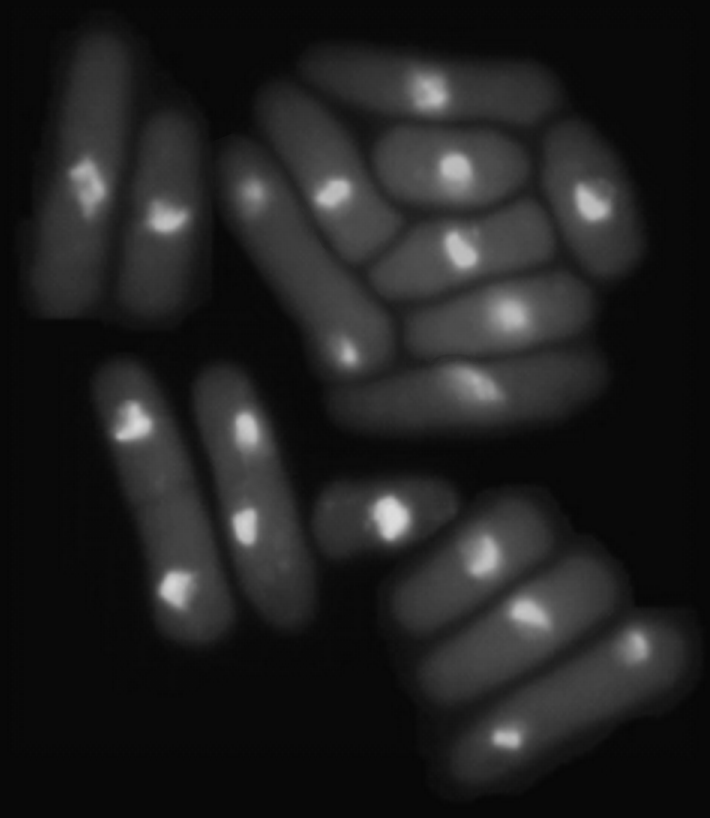
#> input picture static/images/celulas.png, 710 x 818 px
$ python v1.py
#> lines starting #> are read from the running program, lines starting #| are printed output that depends on the picture; after the words box and inside, x2 and y2 are one past the last pixel; in counts of white or black regions, pixels touching at a corner belong together
import cv2
import gray
import numpy as np

# Variables globales para gestionar las semillas
seeds = np.zeros_like(gray, dtype=np.int32)
seed_count = 0

# Carga de la imagen de células
image = cv2.imread('../../static/images/celulas.png')
#> image is the input picture: shape (818, 710, 3); min 6, max 222, mean 33.1

# Convierte la imagen a escala de grises
gray = cv2.cvtColor(image, cv2.COLOR_BGR2GRAY)
import numpy as np

# Función para agregar una semilla en el fondo
def add_background_seed(background_threshold):
    global seeds, seed_count
    _, thresholded = cv2.threshold(gray, background_threshold, 255, cv2.THRESH_BINARY)
    seeds[thresholded == 255] = seed_count + 1
    seed_count += 1


# Función para actualizar el mapa de semillas y visualizarlo
def update_seeds(threshold_value):
#> called with threshold_value = 128
    global seeds, seed_count
    _, thresholded = cv2.threshold(gray, threshold_value, 255, cv2.THRESH_BINARY)
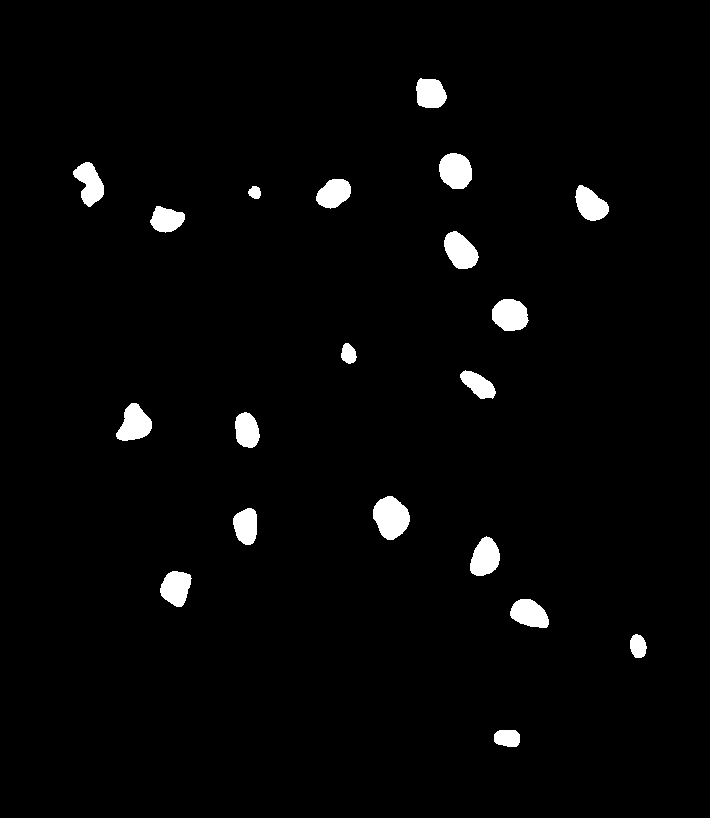
#> thresholded: shape (818, 710); 2.5% white; 20 white regions

    # Encuentra y cuenta las células segmentadas
    contours, _ = cv2.findContours(thresholded, cv2.RETR_EXTERNAL, cv2.CHAIN_APPROX_SIMPLE)
#> contours = 20 contours; largest, box (x1, y1, x2, y2) and area: (373, 496, 410, 540) 1114, (439, 153, 472, 189) 898, (492, 299, 529, 331) 882, (444, 231, 479, 269) 860, (116, 403, 152, 441) 847
    cell_count = len(contours)
#> cell_count = 20

    # Inicializa el mapa de semillas
    seeds = np.zeros_like(gray, dtype=np.int32)
    seed_count = 0

    # Agrega una semilla para el fondo
    add_background_seed(128)  # Umbral de fondo inicial

    # Asigna semillas a las células segmentadas
    for i, contour in enumerate(contours):
        cv2.drawContours(seeds, [contour], -1, (i + 1), -1)
#> this loop made 20 passes
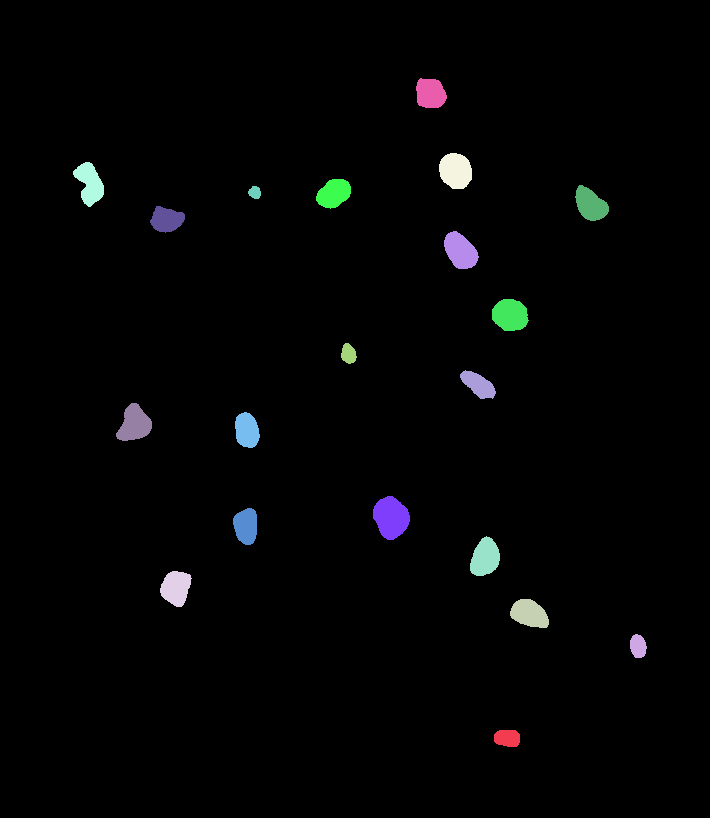
#> seeds: shape (818, 710) int32; 21 distinct labels, from 0 to 20; one colour per label, 0 black

    # Aplica watershed
    markers = cv2.watershed(image, seeds)
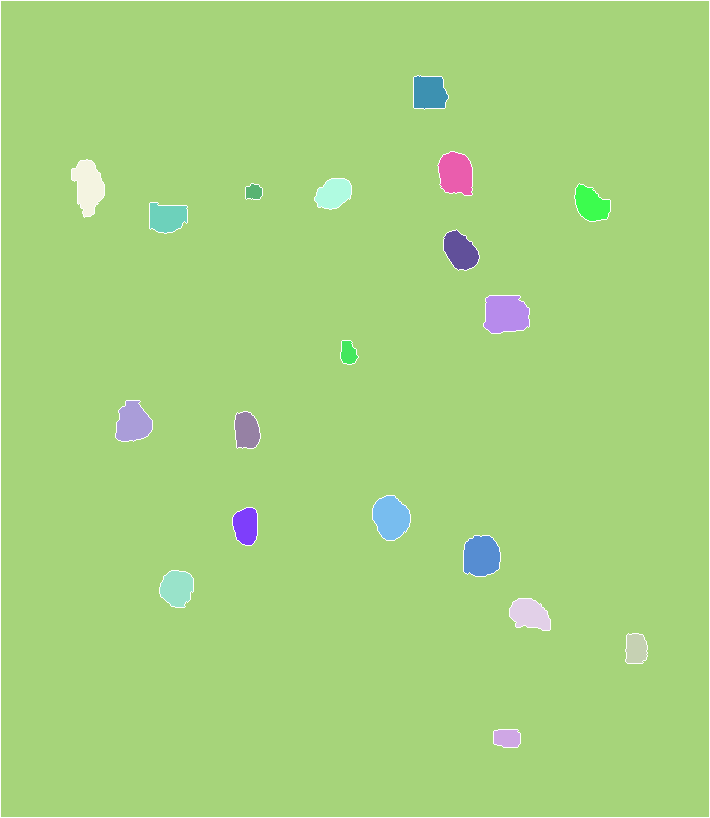
#> markers: shape (818, 710) int32; 21 distinct labels, from -1 to 20; one colour per label, 0 black, -1 white

    # Dibuja los contornos de las células en la imagen original
    result_image = image.copy()
    cv2.drawContours(result_image, contours, -1, (0, 255, 0), 2)
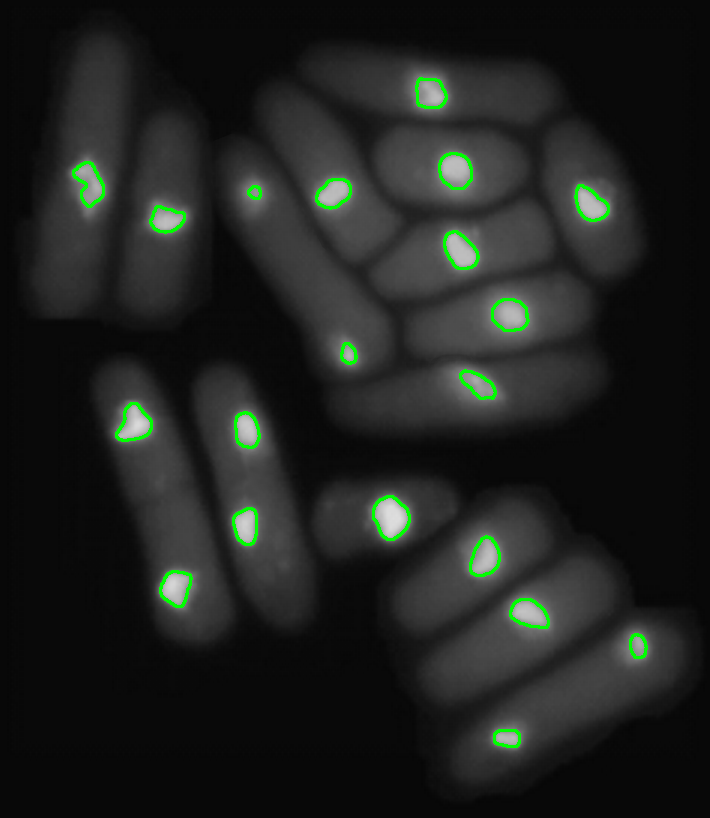
#> result_image: shape (818, 710, 3); 1.13% of pixels changed, all inside (x1, y1, x2, y2) = (72, 77, 648, 748)

    # Visualiza el mapa de semillas con colores
    seeds_colored = cv2.applyColorMap(np.uint8(255 * seeds / np.max(seeds)), cv2.COLORMAP_JET)
    seeds_colored[markers == -1] = [0, 0, 255]  # Fronteras en rojo
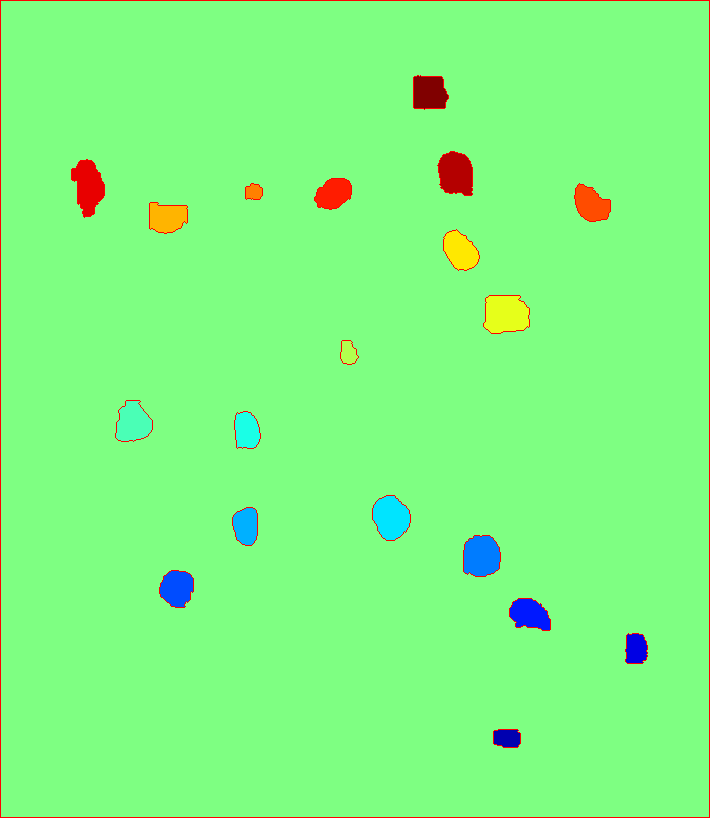
#> seeds_colored: shape (818, 710, 3); mean B, G, R 128.4, 249, 127

    # Muestra la cantidad de células encontradas en la imagen
    cv2.putText(result_image, f'Cells: {cell_count}', (10, 30), cv2.FONT_HERSHEY_SIMPLEX, 1, (0, 0, 255), 2)
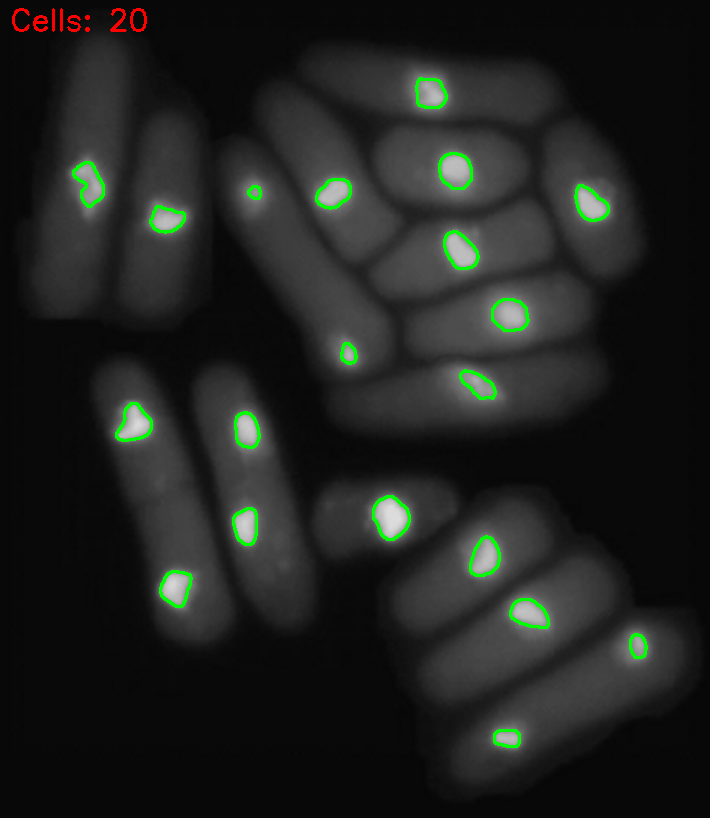
#> result_image: shape (818, 710, 3); 0.16% of pixels changed, all inside (x1, y1, x2, y2) = (12, 8, 147, 32)

    # Muestra la imagen resultante con los contornos y el mapa de semillas
    cv2.imshow('Segmented Cells', np.hstack((result_image, seeds_colored)))
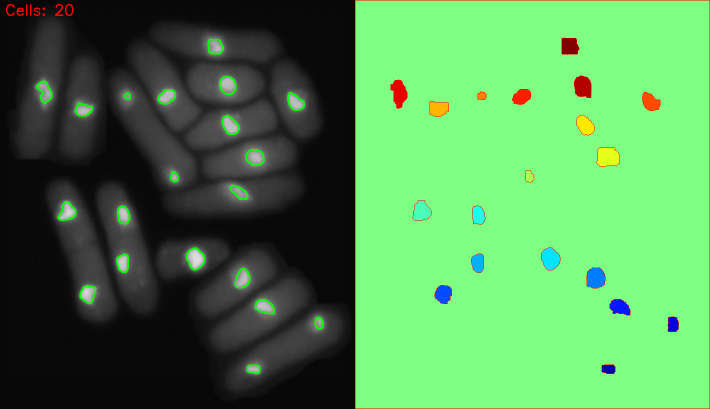
#> window 'Segmented Cells': shape (818, 1420, 3) (shown at 1/2 size); mean B, G, R 80, 141.8, 79.5


# Crea una ventana con trackbars para ajustar el umbral de células y el umbral de fondo
cv2.namedWindow('Segmented Cells')
cv2.createTrackbar('Cell Threshold', 'Segmented Cells', 128, 255, update_seeds)
cv2.createTrackbar('Background Threshold', 'Segmented Cells', 128, 255, add_background_seed)

# Llama a la función de umbralización y segmentación inicial
update_seeds(128)

# Espera hasta que se presione la tecla 'Esc' para salir
while True:
    key = cv2.waitKey(10)
#> (key Esc is pressed here)
    if key == 27:  # 27 es el código ASCII para la tecla 'Esc'
        break

# Cierra todas las ventanas
cv2.destroyAllWindows()
